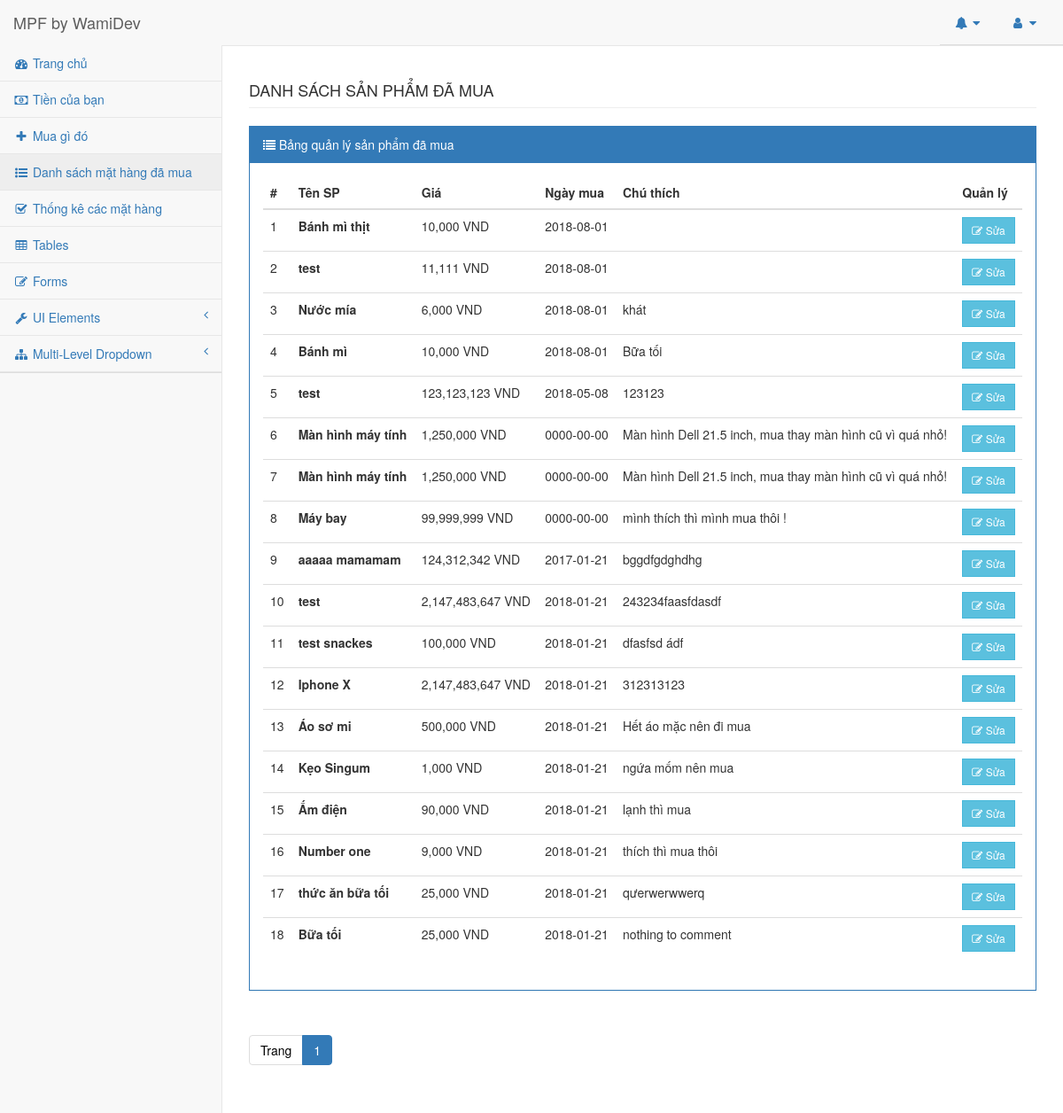
The page /app/index.php?view=listBought (signed in) on the database as committed earlier.
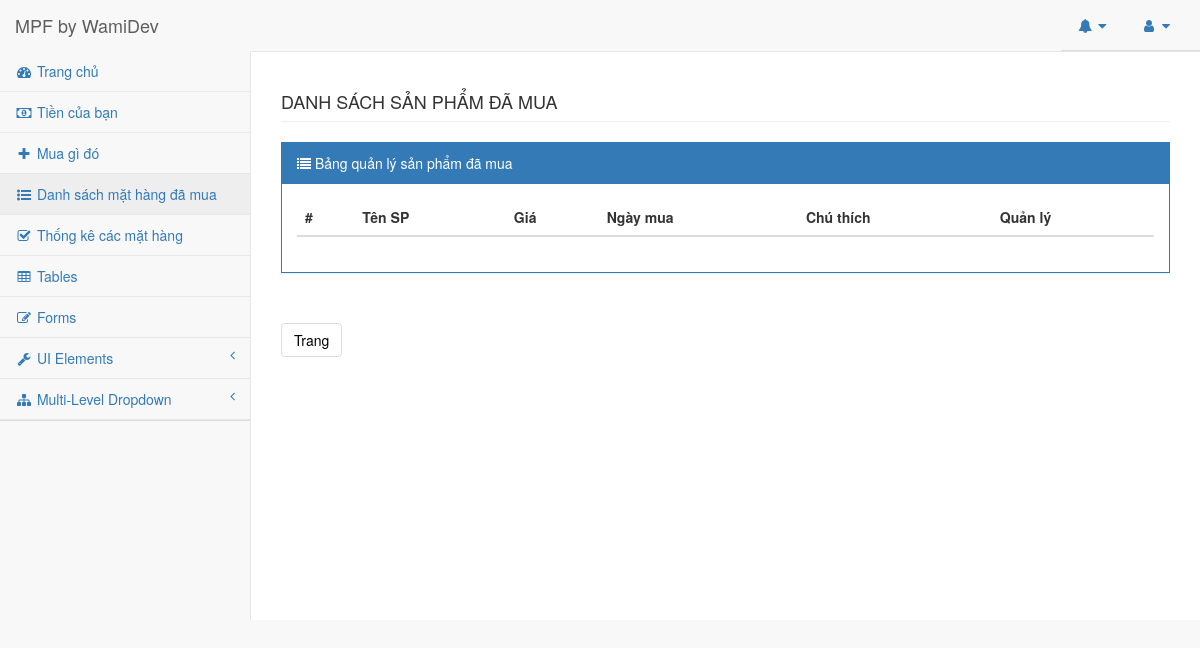
The same page on the database as committed later.
### tables this page shows
CREATE TABLE `mpf_bought` (
  `id` int(5) NOT NULL,
  `type_id` int(5) NOT NULL,
  `name` varchar(100) NOT NULL,
  `cost` int(10) NOT NULL,
  `comment` varchar(1500) NOT NULL,
  `buydate` date NOT NULL,
  `admin_id` int(11) NOT NULL,
  `flag` tinyint(1) NOT NULL DEFAULT '1'
);

### app/include/loadView.php (called while the page is built, shortened)
<?php
    if (isset($_GET['view'])) {
        $view = $_GET['view'];
    } else {
        $view = 'home';
    }
    include(includeView($view));
    function includeView($view) {
        $view .= 'Template';
        return "templates/$view.php";
    }
?>

### app/controller/listBoughtController.php (called while the page is built, shortened)
<?php
$record_perpage = 50;
$db = new DB();
$db->connect();
$sqlJustBought = "select count(*) as total from mpf_bought";
$total_record = $db->getTotalRecord($sqlJustBought);
$num_page = ceil($total_record["total"]/$record_perpage);
$page = isset($_GET["p"]) ? $_GET["p"]:0;
$page = $page <= 0 ? 0:$page-1;
$from = $page * $record_perpage;
$justBought = getJustBought($from, $record_perpage);
function getJustBought($from, $record_perpage) {
    $db = new DB();
    $db->connect();
    $sqlJustBought = "SELECT * FROM `mpf_bought` ORDER By id DESC LIMIT $from,$record_perpage";
    $justBought = $db->fetchAll($sqlJustBought);
    return $justBought;
}
?>

### app/library/DB.php (called while the page is built, shortened)
<?php
class DB
{
    private $hostname = 'localhost',
            $username = 'root',
            $password = '',
            $database = 'mpf';
    public $conn = NULL;
    public function connect()
    {
        $this->conn = mysqli_connect($this->hostname, $this->username, $this->password, $this->database);
        mysqli_set_charset($this->conn, "UTF8");
    }
    public function getTotalRecord($sql = null)
    {
        $query = mysqli_query($this->conn, $sql);
        if ($query) {
            $row = mysqli_fetch_assoc($query);
            return $row;
        }
    }
    public function fetchAll($sql = null, $type = 0)
    {
        $data = array();
        $query = mysqli_query($this->conn, $sql);
            if ($type == 0) {
                while ($row = mysqli_fetch_assoc($query)) {
                    $data[] = $row;
                }
                return $data;
            }
            if ($type == 1) {
                return mysqli_fetch_assoc($query);
            }
    }
}

### app/templates/listBoughtTemplate.php (the view, shortened to what this page needs)
<?php include "controller/listBoughtController.php";?>
<div class="row">
    <div class="col-lg-12">
        <h4 class="page-header">DANH SÁCH SẢN PHẨM ĐÃ MUA</h4>
    </div>
</div>
<div class="row">
    <div class="col-md-12">
        <div class="panel panel-primary">
            <div class="panel-heading">
                <i class="fa fa-list" aria-hidden="true"></i> Bảng quản lý sản phẩm đã mua
            </div>
            <div class="panel-body">
                <div class="table-responsive">
                    <table class="table">
                        <thead>
                            <tr>
                                <th>#</th>
                                <th>Tên SP</th>
                                <th>Giá</th>
                                <th>Ngày mua</th>
                                <th>Chú thích</th>
                                <th>Quản lý</th>
                            </tr>
                        </thead>
                        <tbody>
                        <?php
                            foreach ($justBought as $key => $item) {
                        ?>
                            <tr>
                                <td><?= $key+1;?></td>
                                <td>
                                    <span style="font-weight: bold"><?= $item['name'];?></span>
                                </td>
                                <td><?= number_format($item['cost']);?> VND</td>
                                <td><?= $item['buydate'];?></td>
                                <td><?= $item['comment'];?></td>
                                <td>
                                    <a href="#">
                                        <button class="btn btn-info btn-sm">
                                            <i class="fa fa-edit"></i> Sửa
                                        </button>
                                    </a>
                                </td>
                            </tr>
                        <?php } ?>
                        </tbody>
                    </table>
                </div>
            </div>
        </div>
        <div style="margin: 50px 0px;">
            <ul class="pagination" style="margin: 0px; padding: 0px; ">
                <li style="pointer-events: none;"><span style=" color: #000">Trang</span></li>
                <?php
                    for($i=1; $i<=$num_page; $i++) {
                        if (!isset($_GET['p'])) {
                            $page = 1;
                        } else {
                            $page = $_GET['p'];
                        }
                ?>
                <li class="<?php echo ($page == $i) ? "active":"";?>">
                    <a href="?view=listBought&p=<?php echo $i;?>"><?php echo $i;?></a>
                </li>
                <?php }
                ?>
            </ul>
        </div>
    </div>
</div>

Rows that differ between the two databases and show on the page:
removed mpf_bought: name "Bánh mì thịt", cost "10,000", buydate "2018-08-01"
removed mpf_bought: name "test", cost "11,111", buydate "2018-08-01"
removed mpf_bought: name "Nước mía", cost "6,000", buydate "2018-08-01", comment "khát"
removed mpf_bought: name "Bánh mì", cost "10,000", buydate "2018-08-01", comment "Bữa tối"
removed mpf_bought: name "test", cost "123,123,123", buydate "2018-05-08", comment "123123"
removed mpf_bought: name "Màn hình máy tính", cost "1,250,000", buydate "0000-00-00", comment "Màn hình Dell 21.5 inch, mua thay màn hình cũ vì quá nhỏ!"
removed mpf_bought: name "Màn hình máy tính", cost "1,250,000", buydate "0000-00-00", comment "Màn hình Dell 21.5 inch, mua thay màn hình cũ vì quá nhỏ!"
removed mpf_bought: name "Máy bay", cost "99,999,999", buydate "0000-00-00", comment "mình thích thì mình mua thôi !"
removed mpf_bought: name "aaaaa mamamam", cost "124,312,342", buydate "2017-01-21", comment "bggdfgdghdhg"
removed mpf_bought: name "test", cost "2,147,483,647", buydate "2018-01-21", comment "243234faasfdasdf"
removed mpf_bought: name "test snackes", cost "100,000", buydate "2018-01-21", comment "dfasfsd ádf"
removed mpf_bought: name "Iphone X", cost "2,147,483,647", buydate "2018-01-21", comment "312313123"
removed mpf_bought: name "Áo sơ mi", cost "500,000", buydate "2018-01-21", comment "Hết áo mặc nên đi mua"
removed mpf_bought: name "Kẹo Singum", cost "1,000", buydate "2018-01-21", comment "ngứa mốm nên mua"
removed mpf_bought: name "Ấm điện", cost "90,000", buydate "2018-01-21", comment "lạnh thì mua"
removed mpf_bought: name "Number one", cost "9,000", buydate "2018-01-21", comment "thích thì mua thôi"
removed mpf_bought: name "thức ăn bữa tối", cost "25,000", buydate "2018-01-21", comment "qưerwerwwerq"
removed mpf_bought: name "Bữa tối", cost "25,000", buydate "2018-01-21", comment "nothing to comment"
Other text that changed with them:
list line gone: "1"
